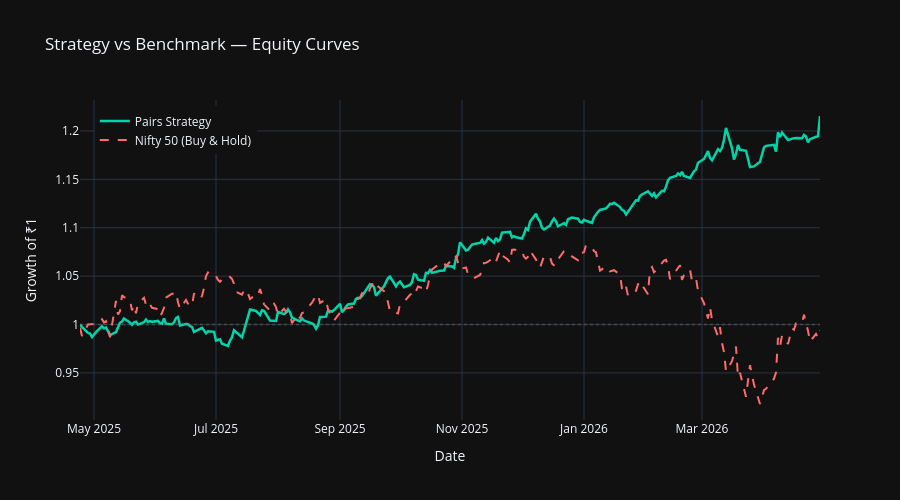

Here is the notebook cell this chart was saved with:
### Markdown cell above
## 2. Equity Curve: Strategy vs Nifty 50

The most important chart. Our strategy equity curve vs a simple
buy-and-hold of the Nifty 50 index.

What to look for:
- Does the strategy grow steadily or in bursts?
- How deep are the drawdowns compared to Nifty?
- Does the strategy behave differently during market crashes?

### Code cell
fig = go.Figure()

# Strategy equity
fig.add_trace(go.Scatter(
    x=bt['portfolio_equity'].index,
    y=bt['portfolio_equity'].values,
    name='Pairs Strategy',
    line=dict(color='#00d4aa', width=2.5)
))

# Benchmark equity
fig.add_trace(go.Scatter(
    x=bt['benchmark_equity'].index,
    y=bt['benchmark_equity'].values,
    name='Nifty 50 (Buy & Hold)',
    line=dict(color='#ff6b6b', width=2, dash='dash')
))

fig.add_hline(y=1.0, line_dash='dot', line_color='gray', opacity=0.3)

fig.update_layout(
    title='Strategy vs Benchmark — Equity Curves',
    xaxis_title='Date', yaxis_title='Growth of ₹1',
    height=500, template='plotly_dark',
    legend=dict(x=0.02, y=0.98),
)
fig.show()

print(f"\n📊 Strategy: {bt['portfolio_metrics']['total_return']:.2f}% total return")
print(f"📊 Nifty 50: {bt['benchmark_metrics']['total_return']:.2f}% total return")

### Figure 1 — Plotly figure (JSON) as saved in the notebook; plotly's stock layout.template omitted (floating-point values rounded to 4 significant figures; data arrays with more than 128 entries replaced by an {"elided": "..."} marker saying what was removed)
{"data": [{"line": {"color": "#00d4aa", "width": 2.5}, "name": "Pairs Strategy", "type": "scatter", "x": {"elided": "252 str values"}, "y": {"elided": "252 float values"}}, {"line": {"color": "#ff6b6b", "dash": "dash", "width": 2}, "name": "Nifty 50 (Buy & Hold)", "type": "scatter", "x": {"elided": "251 str values"}, "y": {"elided": "251 float values"}}], "layout": {"height": 500, "legend": {"x": 0.02, "y": 0.98}, "shapes": [{"line": {"color": "gray", "dash": "dot"}, "opacity": 0.3, "type": "line", "x0": 0, "x1": 1, "xref": "x domain", "y0": 1, "y1": 1, "yref": "y"}], "title": {"text": "Strategy vs Benchmark — Equity Curves"}, "xaxis": {"title": {"text": "Date"}}, "yaxis": {"title": {"text": "Growth of ₹1"}}}}
